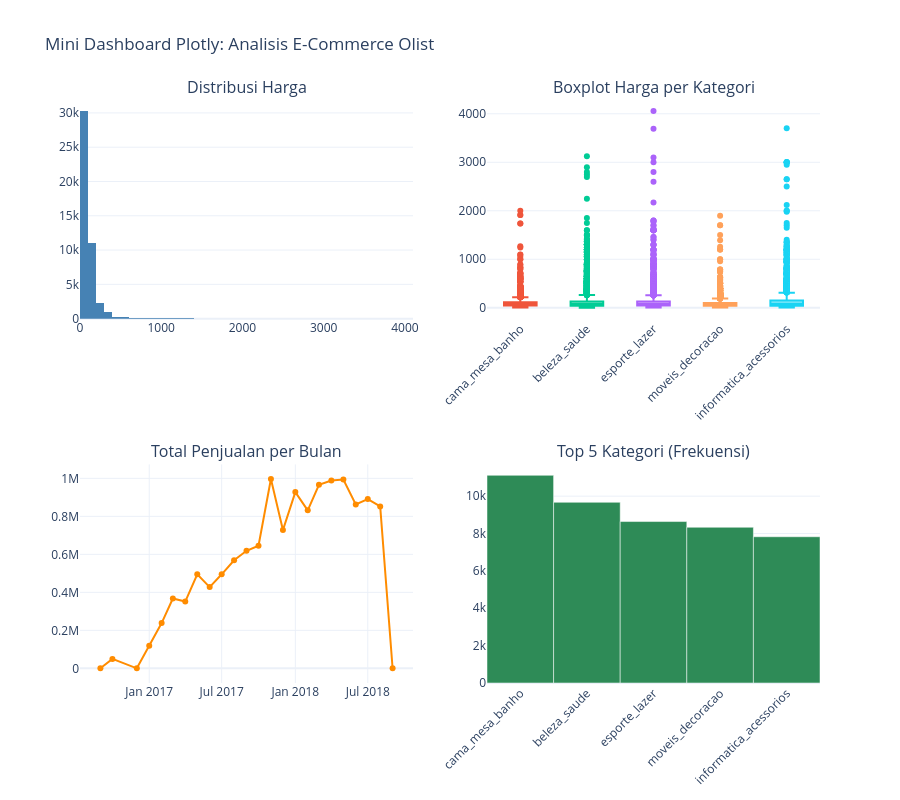

Here is the notebook cell this chart was saved with:
### Markdown cell above
---

### 4.11 Subplots — Mini Dashboard dalam Satu Figure

Subplots memungkinkan menampilkan **beberapa visualisasi dalam satu figure** — sangat berguna untuk dashboard sederhana atau perbandingan side-by-side.

### Code cell
# Persiapan data
top5_cat = df['product_category_name'].value_counts().head(5).index
df_top5 = df[df['product_category_name'].isin(top5_cat)]

# Buat subplots 2x2
fig = make_subplots(
    rows=2, cols=2,
    subplot_titles=(
        'Distribusi Harga',
        'Boxplot Harga per Kategori',
        'Total Penjualan per Bulan',
        'Top 5 Kategori (Frekuensi)'
    ),
    specs=[[{'type': 'histogram'}, {'type': 'box'}],
           [{'type': 'scatter'},   {'type': 'bar'}]]
)

# Plot 1: Histogram harga
fig.add_trace(
    go.Histogram(x=df_top5['price'], nbinsx=50, name='Harga',
                 marker_color='steelblue'),
    row=1, col=1
)

# Plot 2: Boxplot per kategori
for cat in top5_cat:
    fig.add_trace(
        go.Box(
            y=df_top5[df_top5['product_category_name'] == cat]['price'],
            name=cat,
            showlegend=False
        ),
        row=1, col=2
    )

# Plot 3: Tren penjualan bulanan
fig.add_trace(
    go.Scatter(
        x=monthly_sales['order_month'],
        y=monthly_sales['total_sales'],
        mode='lines+markers',
        name='Penjualan',
        line=dict(color='darkorange')
    ),
    row=2, col=1
)

# Plot 4: Bar chart top 5 kategori
cat_counts = df_top5['product_category_name'].value_counts()
fig.add_trace(
    go.Bar(
        x=cat_counts.index,
        y=cat_counts.values,
        name='Frekuensi',
        marker_color='seagreen'
    ),
    row=2, col=2
)

fig.update_layout(
    height=800,
    title_text='Mini Dashboard Plotly: Analisis E-Commerce Olist',
    showlegend=False
)

fig.update_xaxes(tickangle=-45, row=2, col=2)
fig.update_xaxes(tickangle=-45, row=1, col=2)

fig.show()

### Figure 1 — Plotly figure (JSON) as saved in the notebook; plotly's stock layout.template omitted (floating-point values rounded to 4 significant figures; data arrays with more than 128 entries replaced by an {"elided": "..."} marker saying what was removed)
{"data": [{"marker": {"color": "steelblue"}, "name": "Harga", "nbinsx": 50, "type": "histogram", "x": {"elided": "45587 float values"}, "xaxis": "x", "yaxis": "y"}, {"name": "cama_mesa_banho", "showlegend": false, "type": "box", "xaxis": "x2", "y": {"elided": "11115 float values"}, "yaxis": "y2"}, {"name": "beleza_saude", "showlegend": false, "type": "box", "xaxis": "x2", "y": {"elided": "9670 float values"}, "yaxis": "y2"}, {"name": "esporte_lazer", "showlegend": false, "type": "box", "xaxis": "x2", "y": {"elided": "8641 float values"}, "yaxis": "y2"}, {"name": "moveis_decoracao", "showlegend": false, "type": "box", "xaxis": "x2", "y": {"elided": "8334 float values"}, "yaxis": "y2"}, {"name": "informatica_acessorios", "showlegend": false, "type": "box", "xaxis": "x2", "y": {"elided": "7827 float values"}, "yaxis": "y2"}, {"line": {"color": "darkorange"}, "mode": "lines+markers", "name": "Penjualan", "type": "scatter", "x": ["2016-09", "2016-10", "2016-12", "2017-01", "2017-02", "2017-03", "2017-04", "2017-05", "2017-06", "2017-07", "2017-08", "2017-09", "2017-10", "2017-11", "2017-12", "2018-01", "2018-02", "2018-03", "2018-04", "2018-05", "2018-06", "2018-07", "2018-08", "2018-09"], "xaxis": "x3", "y": [267.4, 49440.0, 10.9, 118600.0, 238300.0, 367600.0, 351200.0, 495100.0, 427500.0, 494900.0, 568700.0, 618500.0, 645400.0, 996200.0, 727700.0, 927500.0, 831400.0, 965800.0, 988400.0, 993400.0, 862700.0, 890900.0, 852300.0, 145.0], "yaxis": "y3"}, {"marker": {"color": "seagreen"}, "name": "Frekuensi", "type": "bar", "x": ["cama_mesa_banho", "beleza_saude", "esporte_lazer", "moveis_decoracao", "informatica_acessorios"], "xaxis": "x4", "y": [11115, 9670, 8641, 8334, 7827], "yaxis": "y4"}], "layout": {"annotations": [{"font": {"size": 16}, "showarrow": false, "text": "Distribusi Harga", "x": 0.225, "xanchor": "center", "xref": "paper", "y": 1, "yanchor": "bottom", "yref": "paper"}, {"font": {"size": 16}, "showarrow": false, "text": "Boxplot Harga per Kategori", "x": 0.775, "xanchor": "center", "xref": "paper", "y": 1, "yanchor": "bottom", "yref": "paper"}, {"font": {"size": 16}, "showarrow": false, "text": "Total Penjualan per Bulan", "x": 0.225, "xanchor": "center", "xref": "paper", "y": 0.375, "yanchor": "bottom", "yref": "paper"}, {"font": {"size": 16}, "showarrow": false, "text": "Top 5 Kategori (Frekuensi)", "x": 0.775, "xanchor": "center", "xref": "paper", "y": 0.375, "yanchor": "bottom", "yref": "paper"}], "height": 800, "showlegend": false, "title": {"text": "Mini Dashboard Plotly: Analisis E-Commerce Olist"}, "xaxis": {"anchor": "y", "domain": [0, 0.45]}, "xaxis2": {"anchor": "y2", "domain": [0.55, 1], "tickangle": -45}, "xaxis3": {"anchor": "y3", "domain": [0, 0.45]}, "xaxis4": {"anchor": "y4", "domain": [0.55, 1], "tickangle": -45}, "yaxis": {"anchor": "x", "domain": [0.625, 1]}, "yaxis2": {"anchor": "x2", "domain": [0.625, 1]}, "yaxis3": {"anchor": "x3", "domain": [0, 0.375]}, "yaxis4": {"anchor": "x4", "domain": [0, 0.375]}}}
